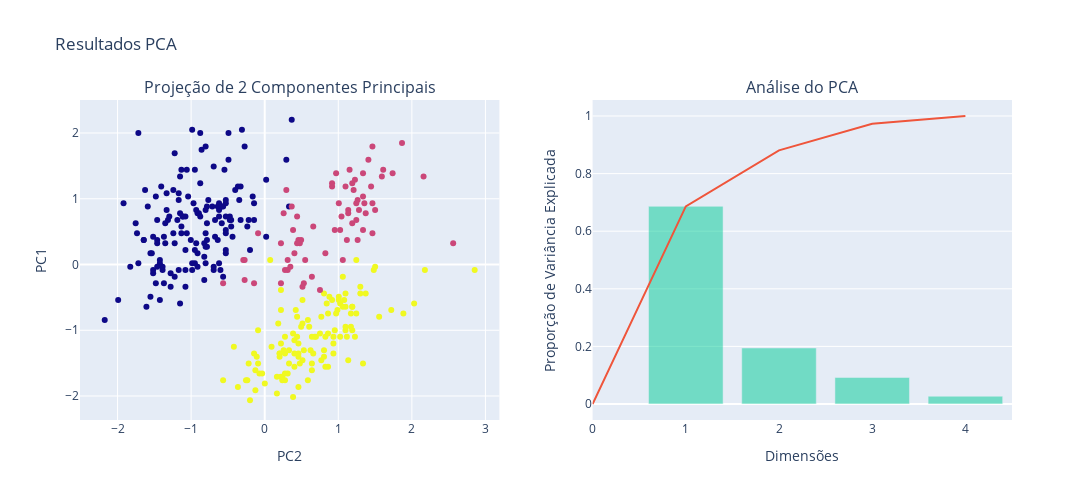

The notebook cell saved with this chart:
### Markdown cell above
## PLOT

### Code cell
fig = None
fig = make_subplots(
    rows=1,
    cols=2,
    subplot_titles=[
        f"Projeção de 2 Componentes Principais",
        f"Análise do PCA",
    ],
)
data_1 = px.scatter(data_frame=X_scaled_pca, x=0, y=1, color="classes").data[0]
fig.add_trace(data_1, row=1, col=1)
fig.add_trace(
    go.Scatter(
        x=list(range(5)), y=[0, *np.cumsum(pca.explained_variance_ratio_)], mode="lines"
    ),
    row=1,
    col=2,
)
fig.add_trace(
    go.Bar(x=list(range(1, 5)), y=pca.explained_variance_ratio_, opacity=0.5),
    row=1,
    col=2,
)
fig.update_xaxes(title_text="PC2", row=1, col=1)
fig.update_xaxes(title_text="Dimensões", row=1, col=2)
fig.update_yaxes(title_text="PC1", row=1, col=1)
fig.update_yaxes(title_text="Proporção de Variância Explicada", row=1, col=2)
fig.update_layout(
    showlegend=False,
    title_text=f"Resultados PCA",
    coloraxis_showscale=False,
    width=1200,
    autosize=False,
    height=500,
)

### Figure 1 — Plotly figure (JSON) as saved in the notebook; plotly's stock layout.template omitted (floating-point values rounded to 4 significant figures; data arrays with more than 128 entries replaced by an {"elided": "..."} marker saying what was removed)
{"data": [{"hovertemplate": "0=%{x}<br>1=%{y}<br>classes=%{marker.color}<extra></extra>", "legendgroup": "", "marker": {"color": {"elided": "333 int values"}, "coloraxis": "coloraxis", "symbol": "circle"}, "mode": "markers", "name": "", "orientation": "v", "showlegend": false, "type": "scatter", "x": {"elided": "333 float values"}, "xaxis": "x", "y": {"elided": "333 float values"}, "yaxis": "y"}, {"mode": "lines", "type": "scatter", "x": [0, 1, 2, 3, 4], "xaxis": "x2", "y": [0, 0.6863, 0.8809, 0.973, 1], "yaxis": "y2"}, {"opacity": 0.5, "type": "bar", "x": [1, 2, 3, 4], "xaxis": "x2", "y": [0.6863, 0.1945, 0.09216, 0.02697], "yaxis": "y2"}], "layout": {"annotations": [{"font": {"size": 16}, "showarrow": false, "text": "Projeção de 2 Componentes Principais", "x": 0.225, "xanchor": "center", "xref": "paper", "y": 1, "yanchor": "bottom", "yref": "paper"}, {"font": {"size": 16}, "showarrow": false, "text": "Análise do PCA", "x": 0.775, "xanchor": "center", "xref": "paper", "y": 1, "yanchor": "bottom", "yref": "paper"}], "autosize": false, "coloraxis": {"showscale": false}, "height": 500, "showlegend": false, "title": {"text": "Resultados PCA"}, "width": 1200, "xaxis": {"anchor": "y", "autorange": true, "domain": [0, 0.45], "range": [-2.505, 3.184], "title": {"text": "PC2"}, "type": "linear"}, "xaxis2": {"anchor": "y2", "autorange": true, "domain": [0.55, 1], "range": [0, 4.5], "title": {"text": "Dimensões"}, "type": "linear"}, "yaxis": {"anchor": "x", "autorange": true, "domain": [0, 1], "range": [-2.365, 2.502], "title": {"text": "PC1"}, "type": "linear"}, "yaxis2": {"anchor": "x2", "autorange": true, "domain": [0, 1], "range": [-0.05556, 1.056], "title": {"text": "Proporção de Variância Explicada"}, "type": "linear"}}}
